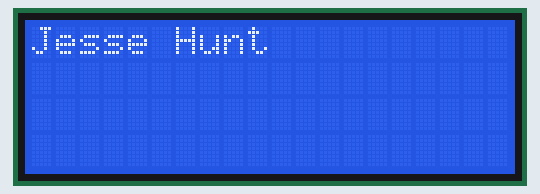
Simulated run of this sketch. Board: Arduino Uno, built with avr-gcc and run on an emulated ATmega328P. Parts: 20×4 character LCD.

Above: at 0.1 s.
At 5.1 s:
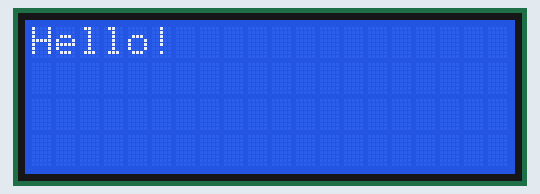

Measured:
- what the display in image 1 shows lasts 5.0 s, from 5.1 s to 10.1 s

The sketch:

LCD_Flash.ino
```cpp
    #include <Wire.h> //Library for I2C communication
    #include <LiquidCrystal_I2C.h> //Library for LCD
    //Wiring: SDA pin is connected to A4 and SCL pin to A5.
    //Connect to LCD via I2C, default address 0x27 (A0-A2 not jumpered)
    LiquidCrystal_I2C lcd(0x27,20,4); //Change to (0x27,16,2) for 16x2 LCD.
    void setup()
    {
    lcd.init();
    lcd.backlight();
    }
    void loop()
    {
    lcd.setCursor(0,0);
    lcd.print("Jesse Hunt");
    delay(5000);
    lcd.clear();
    lcd.print("Hello!");
    delay(5000);
    }
```
